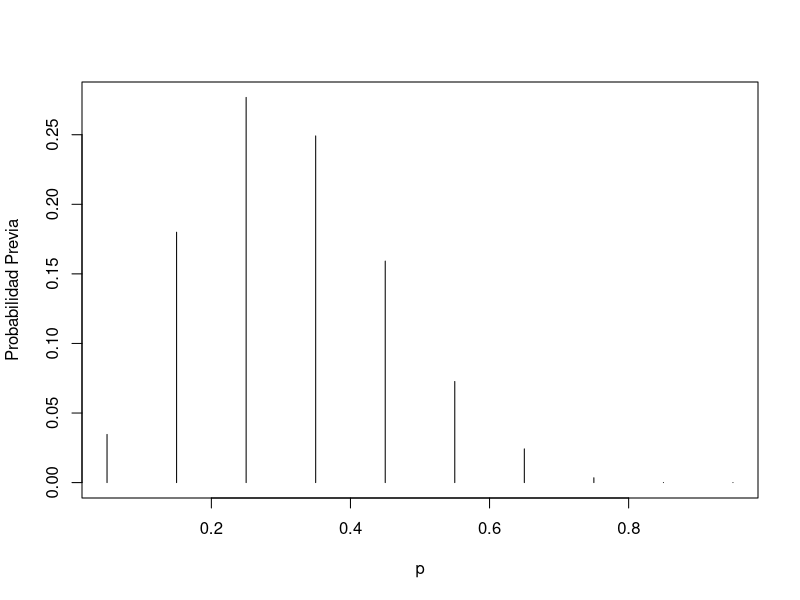
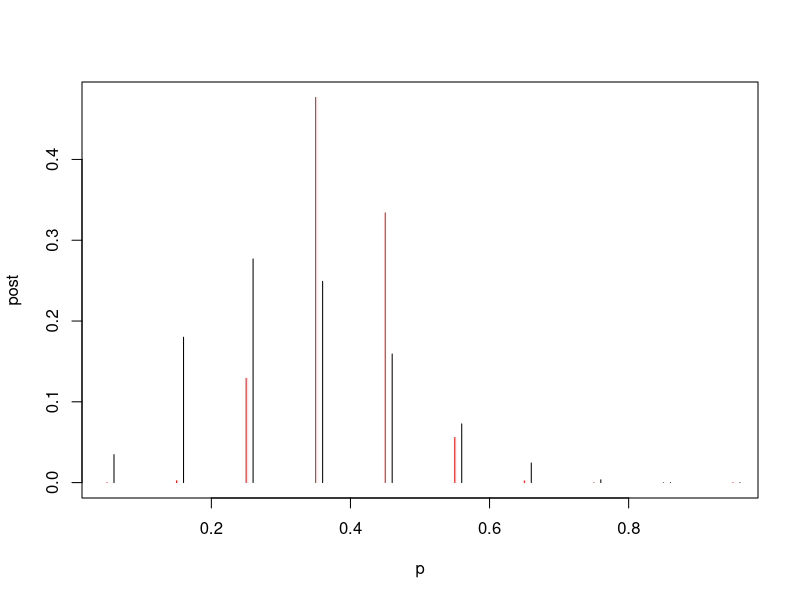
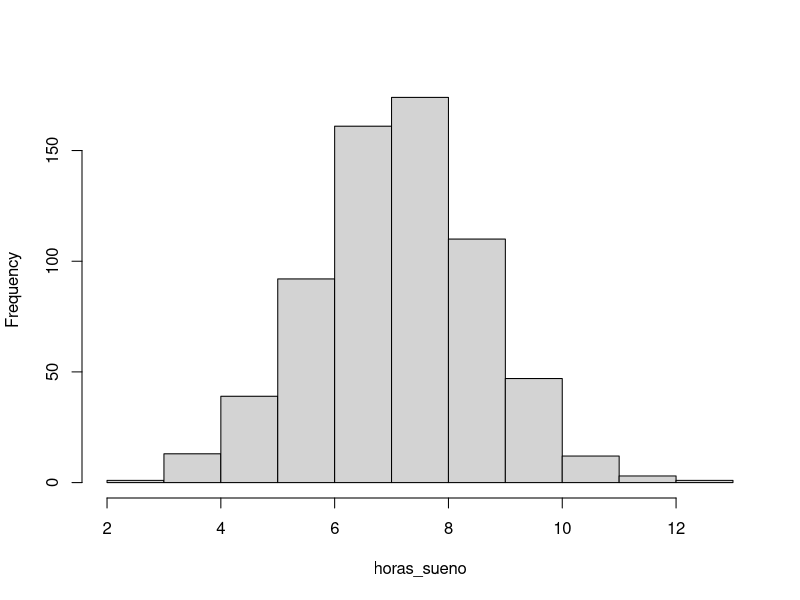
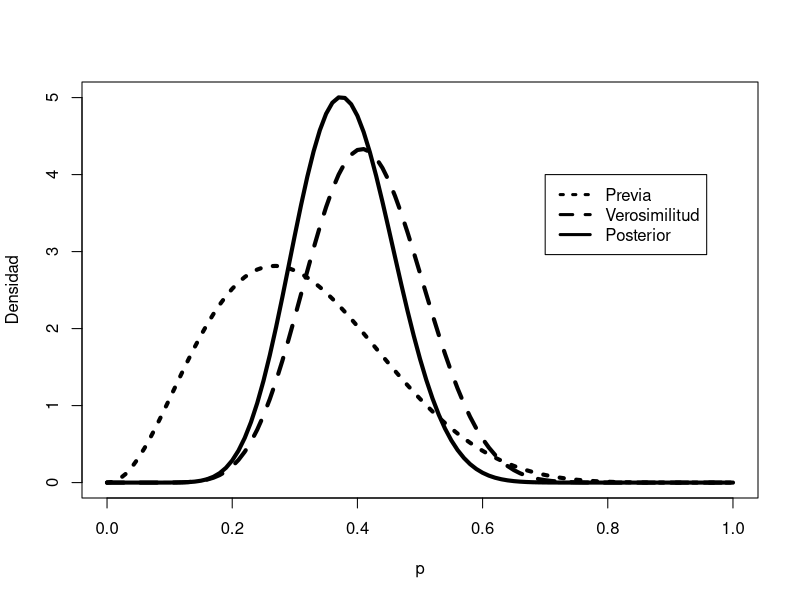
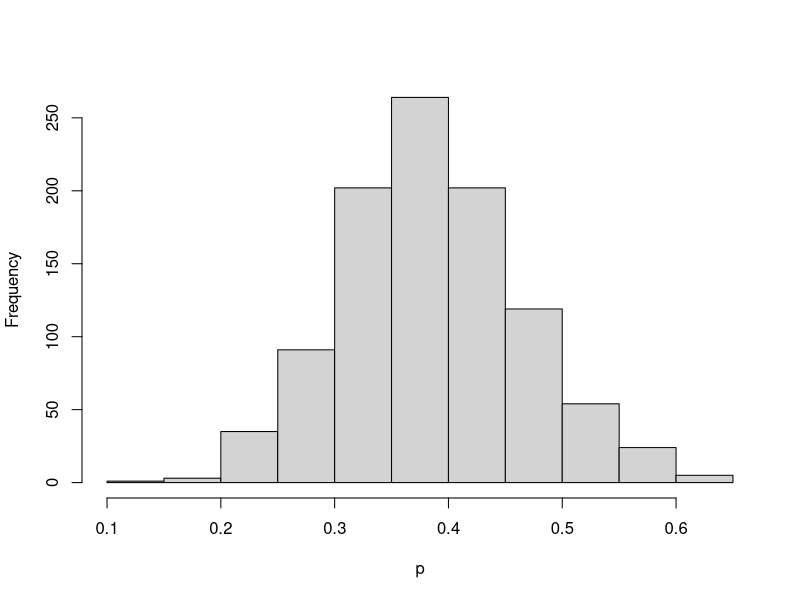
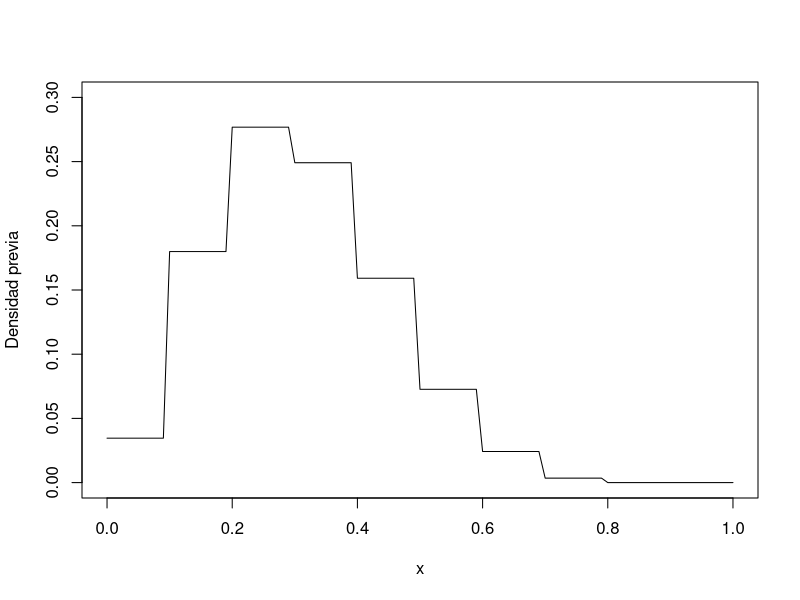
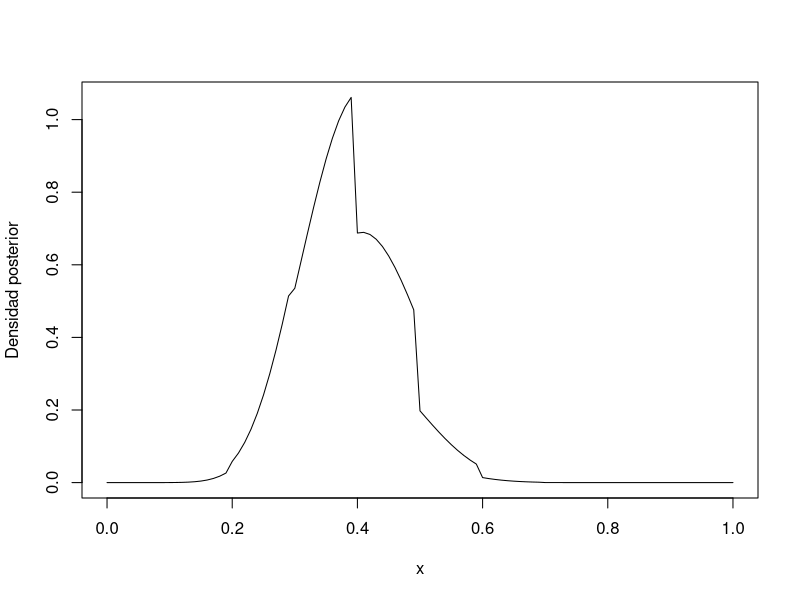
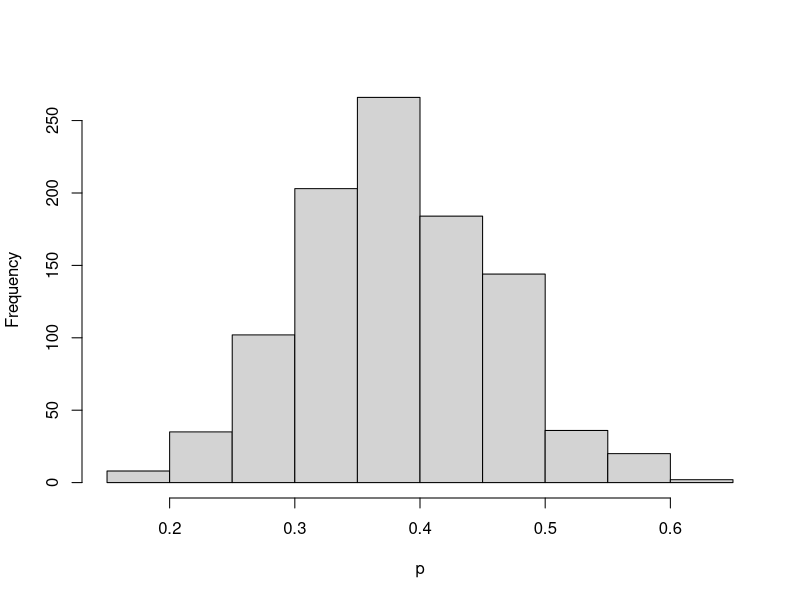

Generate these figures, in order, with R: (Note: this script raises an error after producing the figures.)
## ---- chunk 1
(p <- seq(0.05, 0.95, by = 0.1))
(prior <- c(1, 5.2, 8, 7.2, 4.6, 2.1, 0.7, 0.1, 0, 0))
(prior <- prior / sum(prior))
plot(p, prior, type = "h", ylab = "Probabilidad Previa")
## ---- chunk 2
library(LearnBayes)
data <- c(11, 16)
post <- pdisc(p, prior, data)
round(cbind(p, prior, post), 2)
## ---- chunk 3
plot(p, post, type = "h", col = "red")
lines(p + 0.01, prior , type = "h")
## ---- chunk 4
	data("studentdata")
## ---- chunk 5
horas_sueno <- studentdata$WakeUp - studentdata$ToSleep
horas_sueno <- na.omit(horas_sueno)
summary(horas_sueno)
hist(horas_sueno, main = "")
## ---- chunk 6
quantile2 <- list(p = .9, x = .5)
quantile1 <- list(p = .5, x = .3)
ab <- beta.select(quantile1, quantile2)

a <- ab[1]
b <- ab[2]
s <- 11
f <- 16

## ---- chunk 7
curve(
  dbeta(x, a + s, b + f),
  from = 0,
  to = 1,
  xlab = "p",
  ylab = "Densidad",
  lty = 1,
  lwd = 4
)
curve(dbeta(x, s + 1, f + 1),
      add = TRUE,
      lty = 2,
      lwd = 4)
curve(dbeta(x, a, b),
      add = TRUE,
      lty = 3,
      lwd = 4)
legend(
  .7,
  4,
  c("Previa", "Verosimilitud", "Posterior"),
  lty = c(3, 2, 1),
  lwd = c(3, 3, 3)
)
## ---- chunk 8
1 - pbeta(0.5, a + s, b + f)
## ---- chunk 9
qbeta(c(0.05, 0.95), a + s, b + f)
## ---- chunk 10
ps <-  rbeta(1000, a + s, b + f)
hist(ps, xlab = "p", main = "")
## ---- chunk 11

sum(ps >= 0.5)/1000
## ---- chunk 12
quantile(ps, c(0.05, 0.95))
## ---- chunk 13
midpt <- seq(0.05, 0.95, by = 0.1)
prior <- c(1, 5.2,  8, 7.2, 4.6, 2.1, 0.7, 0.1, 0, 0)
prior <- prior / sum(prior) 
## ---- chunk 14
curve(
  histprior(x, midpt, prior),
  from = 0,
  to = 1,
  ylab = "Densidad previa",
  ylim = c(0, .3)
)
## ---- chunk 15
	curve(
	histprior(x, midpt, prior) * dbeta(x, s + 1, f + 1),
	from = 0,
	to = 1,
	ylab = "Densidad posterior"
	)
## ---- chunk 16
p = seq(0, 1, length = 1000)
post = histprior(p, midpt, prior) * dbeta(p, s + 1, f + 1)
post = post / sum(post)
## ---- chunk 17
ps <- sample(p, replace = TRUE, prob = post)
hist(ps, xlab = "p", main = "")
## ---- chunk 18
knitr::asis_output(if (knitr:::is_latex_output()) {
  '
\\begin{tabular}{p{6cm}|p{6cm}}
\\toprule
\\multicolumn{2}{c}{Tira la moneda y decide si va a la izquierda o la derecha} \\\\
\\midrule
\\multicolumn{2}{c}{Tiene dos opciones} \\\\
\\midrule \\midrule
Si el lugar nuevo tiene \\textbf{MÁS} personas que el actual salta a ese lugar 
&	Si el lugar nuevo tiene \\textbf{MENOS} personas entonces calcula la probabilidad de moverse como $p_{moverse} = P_{nuevo}/P_{actual}$. 

Entonces el viajero tira un número aleatorio del 0 al 1 y si este	menor que $(p_{moverse}$ entonces se mueve. 

Si tira un número mayor a $p_{moverse}$ se queda donde está. \\\\
\\bottomrule
\\end{tabular}
'
  
} else {
  '<table>
	<TR>
	<TD style = "text-align:center", COLSPAN="2">Tira la moneda y decide
	si va a la izquierda o la derecha</TD>
	</TR>
	<TR>
	<TD style = "text-align:center" COLSPAN="2">Tiene dos opciones</TD>
	</TR>
	<TR>
	<TD>Si el lugar nuevo tiene **MÁS** personas que el actual salta a ese
	lugar</TD>
	<TD>Si el lugar nuevo tiene **MENOS** personas entonces calcula la
	probabilidad de moverse como $p_{moverse} = P_{nuevo}/P_{actual}$.

	Entonces el viajero tira un número aleatorio del 0 al 1 y si este
	menor que $p_{moverse}$ entonces se mueve.

	Si tira un número mayor a $p_{moverse}$ se queda donde está. </TD>
</TR>
</table>'
})
## ---- chunk 19
P <- 1:7

pos_actual <- sample(P, 1)
pos_nueva <- pos_actual

n_pasos <- 50000
trayectoria <- numeric(n_pasos)

trayectoria[1] <- pos_actual

for (k in 2:n_pasos) {
		#Tira la moneda para decidir

		moneda <-   rbinom(1, 1, 0.5)
		# moneda  es 0 o 1
		pos_nueva <- pos_actual
		if (moneda == 1 & (pos_actual + 1) <= 7) {
				pos_nueva = pos_actual + 1
			} else if (moneda == 0 & (pos_actual - 1) >= 1) {
				pos_nueva <- pos_actual - 1
			}

		p_moverse <-  min(pos_nueva / pos_actual, 1)

		hay_movimiento <- 1 - p_moverse <= runif(1)

		if (hay_movimiento) {
				pos_actual <- pos_nueva
			}

		trayectoria[k] <- pos_nueva
	}

## ---- chunk 20
df <- data.frame(x = 1:n_pasos, P = trayectoria)

ggplot(df[1:200, ]) +
  geom_line(aes(x, P)) +
  coord_flip() +
  theme_minimal(base_size = 16)


ggplot(df) +
  geom_histogram(aes(P), stat = "count") +
  theme_minimal(base_size = 16)

## ---- chunk 21
mean(trayectoria) 
sd(trayectoria) 
## ---- chunk 22
# Carga de datos observados
datos_observados <- c(rep(0, 6), rep(1, 14))

# Función de verosimilitud Binomial
verosimilitud <- function(theta, data) {
  z <- sum(data)
  N <- length(data)
  pDatosDadoTheta <- theta ^ z * (1 - theta) ^ (N - z)
  # Es para asegurarse que los datos caigan en [0,1].
  pDatosDadoTheta[theta > 1 | theta < 0] <- 0
  return(pDatosDadoTheta)
}

# densidad previa
previa <- function(theta) {
  pTheta <- dbeta(theta, 1, 1)
  # Es para asegurarse que los datos caigan en [0,1].
  pTheta[theta > 1 | theta < 0] <- 0
  return(pTheta)
}

# densidad posterior
posterior <- function(theta, data) {
  posterior <- verosimilitud(theta, data) * previa(theta)
  return(posterior)
}

n_pasos <- 50000

trayectoria <- rep(0, n_pasos)

# Valor inicial
trayectoria[1] <- 0.01

n_aceptados <- 0
n_rechazados <- 0


sigma <- 0.2

for (t in 2:(n_pasos - 1)) {
  pos_actual <- trayectoria[t]
  
  salto_propuesto <- rnorm(1, mean = 0, sd = sigma)
  
  proba_aceptacion <-
    min(
      1,
      posterior(pos_actual + salto_propuesto,
                datos_observados) / posterior(pos_actual, datos_observados)
    )
  
  # Aceptamos el salto?
  if (runif(1) < proba_aceptacion) {
    # Aceptados
    trayectoria[t + 1] <- pos_actual + salto_propuesto
    n_aceptados <- n_aceptados + 1
  } else {
    # Rechazos
    trayectoria[t + 1] <- pos_actual
    n_rechazados <- n_rechazados + 1
  }
}


## ---- chunk 23
mean(trayectoria[500:n_pasos])
sd(trayectoria[500:n_pasos])
## ---- chunk 24
df <- data.frame(x = 1:n_pasos, P = trayectoria)

ggplot(df[1:500,]) +
  geom_line(aes(x, P), size = 0.5) +
  coord_flip() +
  theme_minimal(base_size = 16)

ggplot(df[500:n_pasos, ]) +
  geom_histogram(aes(P, y = ..density..), color = "white") +
  theme_minimal(base_size = 16)
